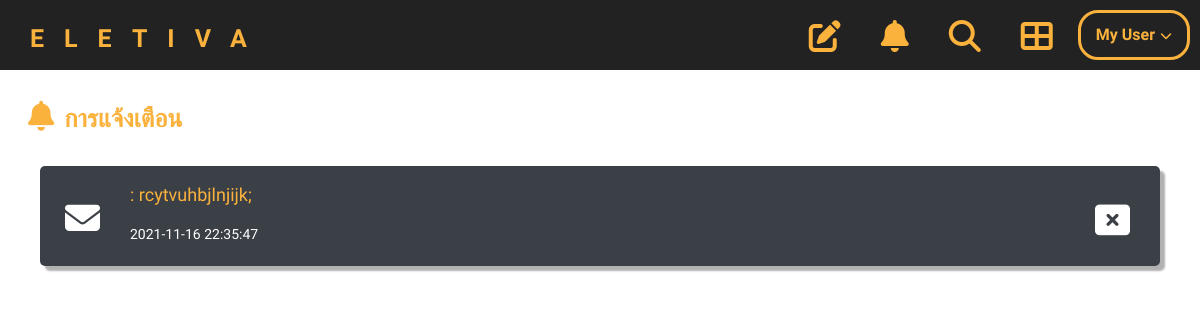
Page /notify.php (signed in) on the earlier database version.
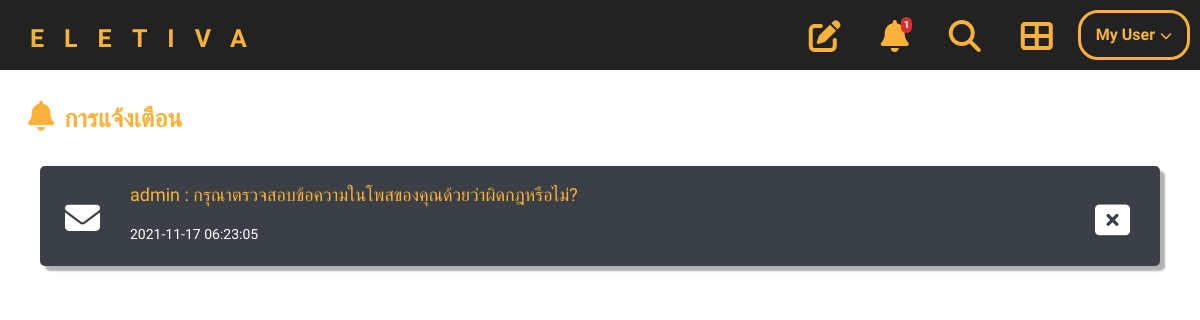
Same page on the later database version.
### tables this page shows
CREATE TABLE `notify` (
  `ID_notify` int(11) NOT NULL,
  `msg_notify` varchar(255) NOT NULL,
  `create_by` varchar(50) NOT NULL,
  `from_post` int(11) NOT NULL,
  `status_notify` int(11) NOT NULL,
  `time_notify` timestamp NOT NULL DEFAULT current_timestamp() ON UPDATE current_timestamp(),
  `to_ID` bigint(20) UNSIGNED NOT NULL
);

### notify.php (the view, shortened to what this page needs)
<link rel="stylesheet" type="text/css" href="css/home_index.css">
<link rel="stylesheet" type="text/css" href="css/notify.css">
<?php
require "dbconnect.php";
include "header.php";
?>
<?php if(isset($_SESSION['status']) && !empty($_SESSION['status']) && ($_SESSION['status'] == 1 || $_SESSION['status'] == 2)) : ?>
<section>
    <div class="inf">
        <br>
        <div class="posttext">
            <i class="fas fa-bell"></i>
            <p class="mainC">การแจ้งเตือน</p>
        </div>
        <div class="boxn">
        <form method="POST" action="controllerPostData.php">
            <?php
            $check = "SELECT ID FROM users WHERE email = '$email ' AND password = '$password' AND status = '$status'";
            $result = mysqli_query($connect, $check);
            $row = mysqli_fetch_assoc($result);
            $ID = $row['ID'];
            $query = "SELECT * FROM notify WHERE to_ID = '$ID'";
            $result = mysqli_query($connect, $query);
            while($row =  mysqli_fetch_assoc($result)){
                echo'<a href="controllernotify.php?id_notify='.$row['ID_notify'].'" class="linkn">';
                echo'<div class="nof_btn">';
                echo'    <div class="Lbox">';
                echo'        <label for="buttonN" class="fas"></label>';
                echo'    </div>';
                echo'    <div class="Mbox">';
                echo'    <p class="txtM">'.$row['create_by'].' : '.$row['msg_notify'].'</p>';
                echo'    <p class="txtT">'.$row['time_notify'].'</p>';
                echo'    </div>';
                echo'    <div class="Rbox">';
                echo'        <button style="margin-left:10px" value="'.$row['ID_notify'].'" name="delpageN" onclick="return  confirm("do you want to delete Y/N")"><i class="iconclose fas fa-window-close"></i></button>';
                echo'    </div>';
                echo'</div>';
                echo'</a>';
            }
        ?>
        </form>
    </div>
    </div>
</section>
<?php else: ?>
<?php include "logout.php"; ?>
<?php endif ?>

### header.php (shortened to what this page needs)
<?php
    require "dbconnect.php";
?>
<head>
    <link href="https://cdnjs.cloudflare.com/ajax/libs/font-awesome/5.15.4/css/all.min.css" rel="stylesheet">
    <link rel="stylesheet" href="https://stackpath.bootstrapcdn.com/bootstrap/4.5.2/css/bootstrap.min.css">
    <link rel="stylesheet" type="text/css" href="css/navbar.css">
</head>
<?php
if(isset($_SESSION['status']) && empty($_SESSION['status']) && $_SESSION['status'] == 0) {
    echo'<nav>';
    echo'<ul class="menu">';
    echo'<li class="logo"><a class="logonav" href="index.php">ELETIVA</a></li>';
    echo'<li class="item"><a href="search.php" title="Search"><i class="iconnav fas fa-search"><span class="navTitle">Search</span></i></a></li>';
    echo'<li class="item navlast""><a href="category.php" title="Category"><i class="iconnav fas fa-th-large"><span class="navTitle">Category</span></i></a></li>';
    echo'<li class="item button"><a class="loginnav" href="login-user.php">Log In</a></li>';
    echo'<li class="toggle"><a class="icontog" href="#"><i class="icontog fas fa-bars"></i></a></li>';
    echo'</ul>';
    echo'</nav>';
}
else{
    $email = $_SESSION['email'];
    $password = $_SESSION['password'];
    $status = $_SESSION['status'];
    $check = "SELECT ID,email,password,status FROM users WHERE email = '$email ' AND password = '$password' AND status = '$status'";
    $result = mysqli_query($connect, $check);
    $row = mysqli_fetch_assoc($result);
    $ID = $row['ID'];
    $rt = "SELECT COUNT(*) AS 'count' FROM notify WHERE status_notify='1' AND to_ID='$ID'";
    $l = mysqli_query($connect, $rt);
    $m = mysqli_fetch_assoc($l);
    $count = $m['count'];
    if($status == 1 || $status == 2){
        echo'<nav>';
        echo'<ul class="menu">';
        echo'<li class="logo"><a class="logonav" href="index.php">ELETIVA</a></li>';
        echo'<li class="item"><a href="creatpost.php" title="Creat Post"><i class="iconnav fas fa-edit"><span class="navTitle">Creat Post</span></i></a></i></li>';
        echo'<li class="item"><a href="notify.php" title="Notification"><i class="iconnav fas fa-bell"><span class="navTitle">Notification</span>';
        if($count > 0){
            echo'<div class = "number">';
            echo $count;
            echo'</div>';
        }
        echo'</i></a></li>';
        echo'<li class="item"><a href="search.php" title="Search"><i class="iconnav fas fa-search"><span class="navTitle">Search</span></i></a></li>';
        echo'<li class="item navlast"><a href="category.php" title="Category"><i class="iconnav fas fa-th-large"><span class="navTitle">Category</span></i></a></li>';
        echo'<li class="item has-submenu">';
        echo'<a class="usernav" tabindex="0">My User</a>';
        echo'</li>';
        echo'</ul>';
        echo'</nav>';
    }
}
?>

Differences in the rows shown:
no longer on this page (row edited): notify: msg_notify "rcytvuhbjlnjijk;", time_notify "2021-11-16 22:35:47", $row['ID_notify'] 1 (drawn)
added notify: create_by "admin", msg_notify "กรุณาตรวจสอบข้อความในโพสของคุณด้วยว่าผิดกฎหรือไม่?", time_notify "2021-11-17 06:23:05", $row['ID_notify'] 2 (drawn)
Other differences:
$count: (not shown) → "1"
